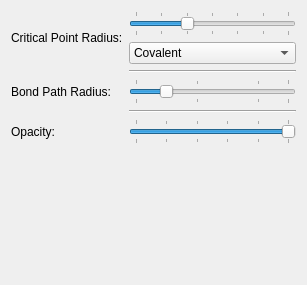
<?xml version="1.0" encoding="UTF-8"?>
<ui version="4.0">
 <class>QTAIMSettingsWidget</class>
 <widget class="QWidget" name="QTAIMSettingsWidget">
  <property name="geometry">
   <rect>
    <x>0</x>
    <y>0</y>
    <width>307</width>
    <height>285</height>
   </rect>
  </property>
  <layout class="QVBoxLayout" name="verticalLayout">
   <item>
    <layout class="QGridLayout" name="gridLayout">
     <item row="0" column="0" rowspan="2">
      <widget class="QLabel" name="atomRadiusLabel">
       <property name="text">
        <string>Critical Point Radius:</string>
       </property>
      </widget>
     </item>
     <item row="0" column="2">
      <widget class="QSlider" name="atomRadiusSlider">
       <property name="minimum">
        <number>5</number>
       </property>
       <property name="maximum">
        <number>65</number>
       </property>
       <property name="pageStep">
        <number>10</number>
       </property>
       <property name="value">
        <number>25</number>
       </property>
       <property name="orientation">
        <enum>Qt::Horizontal</enum>
       </property>
       <property name="tickPosition">
        <enum>QSlider::TicksBothSides</enum>
       </property>
      </widget>
     </item>
     <item row="5" column="0">
      <widget class="QLabel" name="bondRadiusLabel">
       <property name="text">
        <string>Bond Path Radius:</string>
       </property>
      </widget>
     </item>
     <item row="5" column="2">
      <widget class="QSlider" name="bondRadiusSlider">
       <property name="minimum">
        <number>1</number>
       </property>
       <property name="maximum">
        <number>6</number>
       </property>
       <property name="pageStep">
        <number>1</number>
       </property>
       <property name="value">
        <number>2</number>
       </property>
       <property name="orientation">
        <enum>Qt::Horizontal</enum>
       </property>
       <property name="tickPosition">
        <enum>QSlider::TicksBothSides</enum>
       </property>
       <property name="tickInterval">
        <number>2</number>
       </property>
      </widget>
     </item>
     <item row="8" column="2">
      <widget class="QSlider" name="opacitySlider">
       <property name="minimum">
        <number>0</number>
       </property>
       <property name="maximum">
        <number>20</number>
       </property>
       <property name="singleStep">
        <number>1</number>
       </property>
       <property name="pageStep">
        <number>2</number>
       </property>
       <property name="value">
        <number>20</number>
       </property>
       <property name="sliderPosition">
        <number>20</number>
       </property>
       <property name="orientation">
        <enum>Qt::Horizontal</enum>
       </property>
       <property name="invertedAppearance">
        <bool>false</bool>
       </property>
       <property name="tickPosition">
        <enum>QSlider::TicksBothSides</enum>
       </property>
       <property name="tickInterval">
        <number>4</number>
       </property>
      </widget>
     </item>
     <item row="1" column="2">
      <widget class="QComboBox" name="combo_radius">
       <property name="sizePolicy">
        <sizepolicy hsizetype="Expanding" vsizetype="Fixed">
         <horstretch>0</horstretch>
         <verstretch>0</verstretch>
        </sizepolicy>
       </property>
       <property name="minimumSize">
        <size>
         <width>0</width>
         <height>0</height>
        </size>
       </property>
       <property name="currentIndex">
        <number>0</number>
       </property>
       <item>
        <property name="text">
         <string>Covalent</string>
        </property>
       </item>
       <item>
        <property name="text">
         <string>Constant Size</string>
        </property>
       </item>
      </widget>
     </item>
     <item row="2" column="2">
      <widget class="Line" name="line">
       <property name="orientation">
        <enum>Qt::Horizontal</enum>
       </property>
      </widget>
     </item>
     <item row="6" column="2">
      <widget class="Line" name="line_2">
       <property name="orientation">
        <enum>Qt::Horizontal</enum>
       </property>
      </widget>
     </item>
     <item row="8" column="0">
      <widget class="QLabel" name="opacitySliderLabel">
       <property name="text">
        <string>Opacity:</string>
       </property>
      </widget>
     </item>
    </layout>
   </item>
   <item>
    <spacer name="verticalSpacer">
     <property name="orientation">
      <enum>Qt::Vertical</enum>
     </property>
     <property name="sizeHint" stdset="0">
      <size>
       <width>20</width>
       <height>40</height>
      </size>
     </property>
    </spacer>
   </item>
  </layout>
 </widget>
 <resources/>
 <connections/>
</ui>
